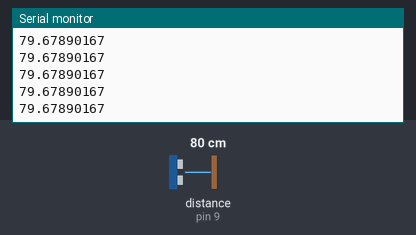
A sketch run on a simulated Arduino Uno, built with avr-gcc and run on an emulated ATmega328P. Shown: the last lines printed to the serial monitor. Wiring (inferred from the names in the program): ultrasonic range finder: trigger pin 10; echo pin 9. Inputs (shaded band) come from the test bench; at power-on: distance to the obstacle (sensor on pin 9) 80 cm. The echo pulse lasts 58.3 µs per cm.

Above: at 1.2 s.
1.3 s: distance to the obstacle (sensor on pin 9) set to 2 cm
At 1.6 s:
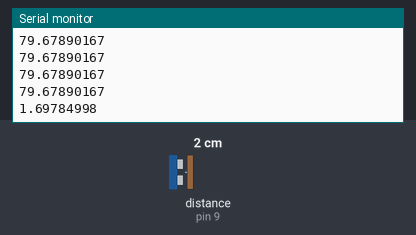
2.8 s: distance to the obstacle (sensor on pin 9) set to 4 cm
At 2.81 s:
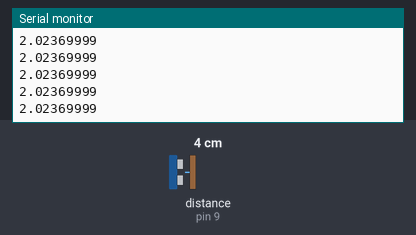
Timing chart, 0 to 5.8 s (numbered marks = the images above; inputs shaded):
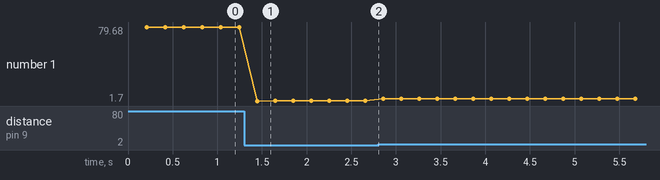

Measured:
- after the input at 1.3 s, the serial monitor: prints a new line after 0.14 s (image 1)
- plotted number 1: 79.68 → 2.02 after the input at 1.3 s, 2.02 → 4.03 after the input at 2.8 s

The sketch:

sisin_accuracy.ino
```cpp
/* Mini Project Sistem Instrumentasi EL3013 K01
 * Nama : David Fauzi
 * NIM  : 13218043
 * Nama Project : Automatic Hand Sanitizer Dispenser With Liquid Level Indicator
 * Deskripsi : program untuk mengambil data sampel pengukuran dari sensor
 */
// Define Macro

#define echoPin 9
#define trigPin 10

double distance; // variable for the distance measurement
double deltaSmallest=1000000;
double distanceLast=0;
double delta;
void setup()
{
  Serial.begin(9600);
  Serial.print("Program Mulai");
  pinMode(trigPin, OUTPUT);
  pinMode(echoPin, INPUT);
}
void loop()
{
    digitalWrite(trigPin, LOW);
  delayMicroseconds(2);
  // Sets the trigPin HIGH (ACTIVE) for 10 microseconds
  digitalWrite(trigPin, HIGH);
  delayMicroseconds(10);
  digitalWrite(trigPin, LOW);
  // Reads the echoPin, returns the sound wave travel time in microseconds
  distance =  pulseIn(echoPin, HIGH)*0.0343/2;
  Serial.print(distance,8);
Serial.println();
  delay(200);
}
```
